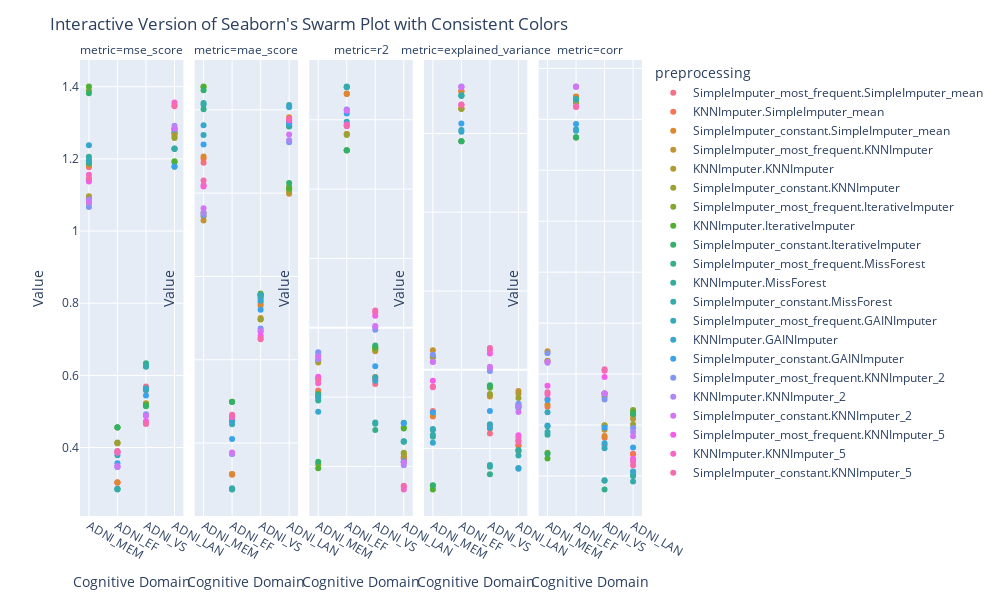

Write notebook code for a chart like this one.
### Code cell
plot_plotly_scatter(df_plot_preprocessing_org)
